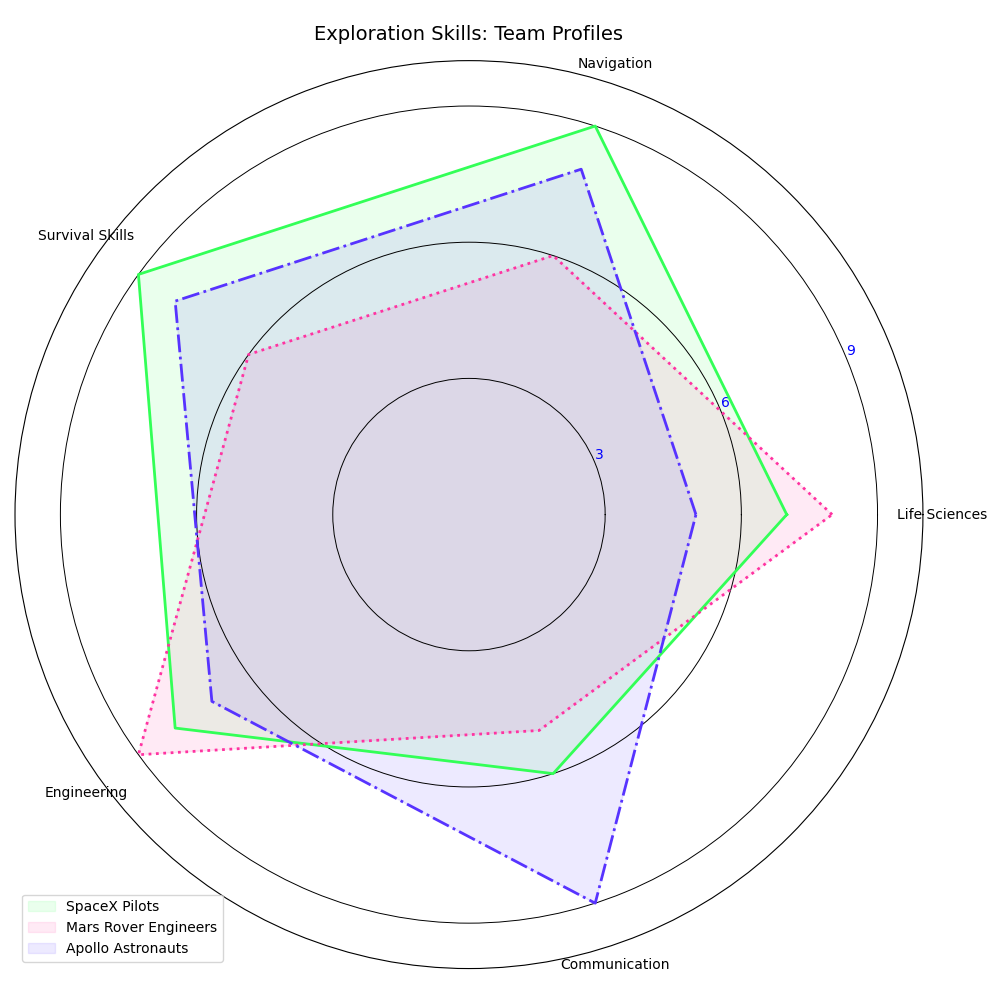

The script that drew this image:
import matplotlib.pyplot as plt
import numpy as np
from math import pi

categories = ['Life Sciences', 'Navigation', 'Survival Skills', 'Engineering', 'Communication']
num_skills = len(categories)

apollo_astronauts = [7, 9, 9, 8, 6]
mars_rover_engineers = [8, 6, 6, 9, 5]
spacex_pilots = [5, 8, 8, 7, 9]

data = np.array([apollo_astronauts, mars_rover_engineers, spacex_pilots])
data = np.concatenate((data, data[:, [0]]), axis=1)

angles = np.linspace(0, 2 * pi, num_skills, endpoint=False).tolist()
angles += angles[:1]

fig, ax = plt.subplots(figsize=(10, 10), subplot_kw=dict(polar=True))

labels = ["SpaceX Pilots", "Mars Rover Engineers", "Apollo Astronauts"]
colors = ['#33FF57', '#FF33A1', '#5733FF'] # Randomized color order

for i, color in enumerate(colors):
    linestyle_choices = ['-', ':', '-.'] # Modified line styles
    ax.plot(angles, data[i], color=color, linewidth=2, linestyle=linestyle_choices[i])
    ax.fill(angles, data[i], color=color, alpha=0.1, label=labels[i])

ax.set_xticks(angles[:-1])
ax.set_xticklabels(categories, fontsize=10)

ax.yaxis.grid(True, linestyle='-', linewidth=0.7, color='black') # Altered grid style
ax.xaxis.grid(False) # Removed angular grid lines
ax.set_ylim(0, 10)
ax.set_yticks([3, 6, 9]) # Changed y-tick positions
ax.set_yticklabels(['3', '6', '9'], fontsize=10, color='blue') # Changed y-tick color

ax.set_title('Exploration Skills: Team Profiles', fontsize=14, fontweight='normal', pad=15) # Title modified
ax.legend(loc='lower left') # Changed legend location

plt.tight_layout()
plt.show()
